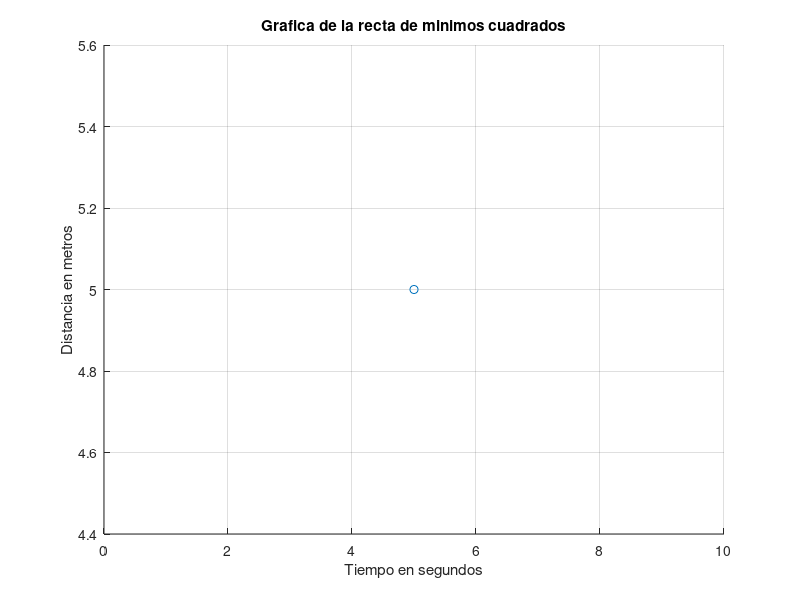

This figure's MATLAB source:
function minCuadPorRecta

%Limpio los parametros%
clc
clear all

%Arranco la funcion RECTA DE MINIMOS CUADRADOS%
x= input('Ingrese los "x" entre corchetes y separados por un espacio: ');
y= input('Ingrese los "y" entre corchetes y separados por un espacio: ');
dec = input('Ingrese la cantidad de decimales con que desea trabajar: ');

output_precision(dec); %NO SE SI CON ESTO ALCANZA PARA MANEJAR LO DE LOS DECIMALES
                       %ES SOLO PARA LO QUE MUESTRO X PANTALLA, NO TRUNCA RESULTADOS
                       
n=length(x); %Cantidad de valores

%Inicio los valores de las sumatorias
sx= 0;
sy= 0;
sxy= 0;
sx2= 0;

%Hago las sumatorias correspondientes
for i=1:n
  sx= sx + x(i);
  sy= sy + y(i);
  sxy= sxy + x(i)*y(i);
  sx2= sx2 + x(i)^2;
endfor

A = sx2;
B = sx;
C = sx;
D = n;

%Resuelvo el sistema de ecuaciones con la matriz aumentada
Matriz1 = [A B;C D];
MatrizAumentada = [sxy;sy];

Matriz1Inversa = inv(Matriz1);

Incognita = Matriz1Inversa*MatrizAumentada;

%muestro los valores incognitas
disp(Incognita);

%muestro la funcion
a = Incognita(1);
b = Incognita(2);

x1 = 0:0.3:10;
y1 = (a*x1 + b);

scatter(x, y);

hold on;

plot(x1,y1,'b-');

hold off;

title('Grafica de la recta de minimos cuadrados');
xlabel('Tiempo en segundos');
ylabel('Distancia en metros');

grid;
%fin

endfunction